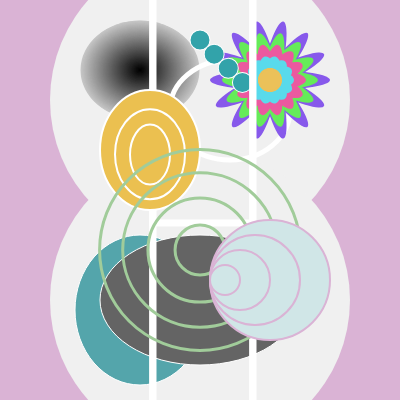
Frame 1 (no input)
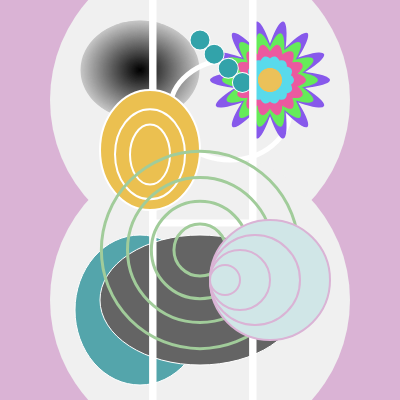
Frame 60 (no input)
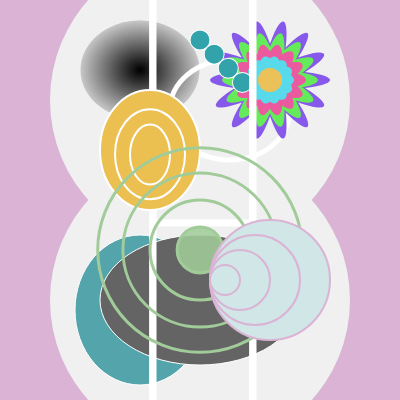
Frame 120 (the mouse pressed at the canvas centre since frame 60)

The p5.js sketch that drew these frames (run headless with seeded random() and noise() and a simulated clock; from frame 60 on, the mouse is pressed at the canvas centre):

// p5.js sketch
// ── sketch.js
/*
Proyección inspirada en el cuadro "The large figure paintings, nr 5" de Hilma Af Klint. Link al cuadro:
https://i0.wp.com/moovemag.com/wp-content/uploads/2022/10/hilma-af-klint-1907-the-key-to-the-work-up-to-this-point.jpg?fit=700%2C874&ssl=1
*/

function setup() {
    createCanvas(400, 400);
  }
  
  let r; //Distancia del cursor al corazón
  let despierto = false;
  let mouseIsPressed_antes = false; //valor de mouseIsPressed un frame antes
  let theta1 = 0; //Ángulo de rotación de la cadena de círculos
  
  function draw() {
    background(218, 179, 213);
  
    //Botón corazón
    if (
      mouseIsPressed == true &&
      mouseIsPressed_antes == false &&
      r < 55 &&
      despierto == false
    ) {
      despierto = true;
    } else if (
      mouseIsPressed == true &&
      mouseIsPressed_antes == false &&
      r < 55 &&
      despierto == true
    ) {
      despierto = false;
    }
  
    
      for (let i = 1; i < 9; i += 1) {
      push();
      stroke(255);
      noFill();
      translate(50, (i * 400) / 9);
      circle(50+despierto*80*(sin((frameCount+i*15)/20+PI)), 0, 20);
      pop();
        
      push();
      stroke(255);
      noFill();
      translate(350, (i * 400) / 9);
      circle(-50-despierto*80*(sin((frameCount+i*15)/20+PI)), 0, 20);
      pop();
    }
  
    
    //Figura gris de fondo
    push();
    noStroke();
    colorMode(HSB);
    fill((despierto * (mouseX + mouseY)) % 360, 5 * despierto, 94);
    ellipse(200, 100, 300 + despierto * 20 * sin(frameCount / 15), 300);
    ellipse(200, 300, 300 + despierto * 20 * sin(frameCount / 15 + PI / 2), 300);
    pop();
  
    //Elipse gris claro
    push();
    for(let i = 1; i <=120; i += 1){
        push();
    noStroke();
    fill(200-i*200/120);
    translate(133, 63);
    rotate((despierto * frameCount) / 3);
    translate(7, 7);
    rotate((-despierto * frameCount) / 3);
    ellipse(0, 0, (120-i), (120-i)*100/120);
    pop();}
    pop();
  
    //Elipse blanca
    noFill();
    stroke(255);
    strokeWeight(5);
    ellipse(230, 110, 120 - (despierto * mouseY) / 5, 100);
  
    //Elipse azul
    push();
    colorMode(HSB, 360, 100, 100);
    fill((184 + 3 * despierto * frameCount) % 360, 51, 67);
    strokeWeight(1);
    ellipse(140, 310, 130, 150);
    pop();
  
    //Elipse gris oscuro
    strokeWeight(1);
    fill(100);
    ellipse(200, 300, 200 - (despierto * mouseY) / 3, 130);
  
    //Elipse naranja alejada
    push();
    colorMode(HSB, 360, 100, 100);
    noStroke();
    translate(270, 80);
    for (let j = 1; j <= 5; j += 1) {
      fill((43 + 216 * j + 2 * despierto * frameCount) % 360, 62, 92);
      for (let i = 0; i < 7; i += 1) {
        rotate((i * PI) / 7);
        ellipse(0, 0, ((6 - j) * 120) / 5, 20);
        rotate((-i * PI) / 7);
      }
    }
    pop();
  
    //Calculo de la rotación de la cadena de circulitos
    if (despierto == true && mouseX <= 200) {
      theta1 = atan((40 - mouseY) / (200 - mouseX)) + PI / 2;
    } else if (despierto == true && mouseX > 200)
      theta1 = atan((40 - mouseY) / (200 - mouseX)) - PI / 2;
    else theta1 = -PI / 4;
  
    //Circulitos
    push();
    translate(200, 40);
    rotate(theta1);
    fill(50, 163, 170);
    ellipse(0, 0, 20, 20);
    ellipse(0, 20, 20, 20);
    ellipse(0, 40, 20, 20);
    ellipse(0, 60, 20, 20);
    pop();
  
    //Lineas blancas
    fill(255);
    rect(250 + ((mouseX - 200) * despierto) / 30, 0, 6, 400);
    rect(150 + ((mouseX - 200) * despierto) / 30, 0, 6, 400);
    rect(150 + ((mouseX - 200) * despierto) / 30, 220, 100, 6);
  
    //Elipses naranjas
    fill(235, 192, 80);
    strokeWeight(2);
    stroke(255);
    ellipse(150, 150 + 5 * sin((despierto * frameCount) / 4), 100, 120);
    ellipse(150, 150 + 5 * sin((despierto * frameCount) / 4 + 1), 70, 90);
    ellipse(150, 150 + 5 * sin((despierto * frameCount) / 4 + 2), 40, 60);
  
    r = sqrt((sq(mouseX - 200) + sq(mouseY - 250)) ^ 2);
  
    //Circulos verdes palpitantes
    noFill();
    strokeWeight(3);
    stroke(161, 204, 154);
    ellipse(
      200,
      250,
      200 + 5 * sin(((despierto + 1) * frameCount) / 6),
      200 + 5 * sin(((despierto + 1) * frameCount) / 6)
    );
    ellipse(
      200,
      250,
      150 + 5 * sin(((despierto + 1) * frameCount) / 6 + 1),
      150 + 5 * sin(((despierto + 1) * frameCount) / 6 + 1)
    );
    ellipse(
      200,
      250,
      100 + 5 * sin(((despierto + 1) * frameCount) / 6 + 2),
      100 + 5 * sin(((despierto + 1) * frameCount) / 6 + 2)
    );
  
    if (r >= 35) {
      fill(161, 204, 154, 270 - r);
      ellipse(
        200,
        250,
        50 + 5 * sin(((despierto + 1) * frameCount) / 6 + 3),
        50 + 5 * sin(((despierto + 1) * frameCount) / 6 + 3)
      );
    } else {
      fill(235, 192, 80);
      ellipse(
        200,
        250,
        50 + 5 * sin(((despierto + 1) * frameCount) / 6 + 3),
        50 + 5 * sin(((despierto + 1) * frameCount) / 6 + 3)
      );
    }
  
    let theta;
  
    //Cálculo de la rotación de los círculos celestes
    if (mouseX <= 270) {
      theta2 = despierto * atan((280 - mouseY) / (270 - mouseX));
    } else {
      theta2 = despierto * (atan((280 - mouseY) / (270 - mouseX)) + PI);
    }
  
    //Circulos celestes
    push();
    translate(270, 280);
    rotate(theta2);
    push();
    fill(208, 230, 231);
    strokeWeight(2);
    stroke(218, 179, 213);
    ellipse(0, 0, 120, 120);
    ellipse(-15, 0, 90, 90);
    ellipse(-30, 0, 60, 60);
    ellipse(-45, 0, 30, 30);
    pop();
    pop();
  
  
    
    //Valor de mouseIsPressed_antes
    if (mouseIsPressed == true) {
      mouseIsPressed_antes = true;
    } else {
      mouseIsPressed_antes = false;
    }
  }
  
